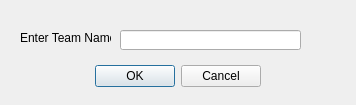
<?xml version="1.0" encoding="UTF-8"?>
<ui version="4.0">
 <class>NewTeamDialog</class>
 <widget class="QDialog" name="NewTeamDialog">
  <property name="geometry">
   <rect>
    <x>0</x>
    <y>0</y>
    <width>356</width>
    <height>105</height>
   </rect>
  </property>
  <property name="windowTitle">
   <string>Create New Team</string>
  </property>
  <widget class="QDialogButtonBox" name="buttonBox">
   <property name="geometry">
    <rect>
     <x>80</x>
     <y>60</y>
     <width>181</width>
     <height>32</height>
    </rect>
   </property>
   <property name="orientation">
    <enum>Qt::Horizontal</enum>
   </property>
   <property name="standardButtons">
    <set>QDialogButtonBox::Cancel|QDialogButtonBox::Ok</set>
   </property>
  </widget>
  <widget class="QLabel" name="label">
   <property name="geometry">
    <rect>
     <x>20</x>
     <y>30</y>
     <width>91</width>
     <height>16</height>
    </rect>
   </property>
   <property name="text">
    <string>Enter Team Name</string>
   </property>
  </widget>
  <widget class="QLineEdit" name="lineEdit">
   <property name="geometry">
    <rect>
     <x>120</x>
     <y>30</y>
     <width>181</width>
     <height>20</height>
    </rect>
   </property>
  </widget>
 </widget>
 <resources/>
 <connections>
  <connection>
   <sender>buttonBox</sender>
   <signal>accepted()</signal>
   <receiver>NewTeamDialog</receiver>
   <slot>accept()</slot>
   <hints>
    <hint type="sourcelabel">
     <x>248</x>
     <y>254</y>
    </hint>
    <hint type="destinationlabel">
     <x>157</x>
     <y>274</y>
    </hint>
   </hints>
  </connection>
  <connection>
   <sender>buttonBox</sender>
   <signal>rejected()</signal>
   <receiver>NewTeamDialog</receiver>
   <slot>reject()</slot>
   <hints>
    <hint type="sourcelabel">
     <x>316</x>
     <y>260</y>
    </hint>
    <hint type="destinationlabel">
     <x>286</x>
     <y>274</y>
    </hint>
   </hints>
  </connection>
 </connections>
</ui>
